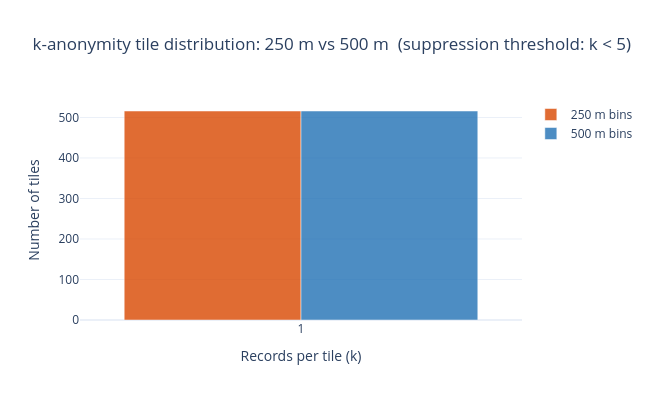

The code cell stored with this chart in its notebook:
### Markdown cell above
**Figure 15d.** Display-tier positions at 500 m with k < 5 suppression. Blue
circles are records in tiles containing ≥ 5 individuals — these are shown on
the public-facing service planning map. Grey circles show the *original*
positions of suppressed records (visible here for auditing; they would not
appear in the public map). Toggle the suppressed layer off to see what a
public health analyst without decode access would observe.

### Code cell
# Figure 15e — k-anonymity comparison: 250 m vs 500 m side by side
k_vals_500 = tile_counts_500["k"].clip(upper=10)
k_hist_500 = k_vals_500.value_counts().sort_index()

all_k = sorted(set(k_hist_250.index) | set(k_hist_500.index))
labels = [str(k) if k < 10 else "10+" for k in all_k]

fig_15e = go.Figure()
fig_15e.add_trace(go.Bar(
    name="250 m bins",
    x=labels,
    y=[k_hist_250.get(k, 0) for k in all_k],
    marker_color="#d94801", opacity=0.8,
))
fig_15e.add_trace(go.Bar(
    name="500 m bins",
    x=labels,
    y=[k_hist_500.get(k, 0) for k in all_k],
    marker_color="#2171b5", opacity=0.8,
))
fig_15e.update_layout(
    title=f"k-anonymity tile distribution: 250 m vs 500 m  (suppression threshold: k < {K_MIN})",
    xaxis_title="Records per tile (k)",
    yaxis_title="Number of tiles",
    barmode="group",
    template="plotly_white", height=400, width=650,
)
fig_15e.show()

### Figure 1 — Plotly figure (JSON) as saved in the notebook; plotly's stock layout.template omitted (floating-point values rounded to 4 significant figures)
{"data": [{"marker": {"color": "#d94801"}, "name": "250 m bins", "opacity": 0.8, "type": "bar", "x": ["1"], "y": [516]}, {"marker": {"color": "#2171b5"}, "name": "500 m bins", "opacity": 0.8, "type": "bar", "x": ["1"], "y": [516]}], "layout": {"barmode": "group", "height": 400, "title": {"text": "k-anonymity tile distribution: 250 m vs 500 m  (suppression threshold: k < 5)"}, "width": 650, "xaxis": {"title": {"text": "Records per tile (k)"}}, "yaxis": {"title": {"text": "Number of tiles"}}}}
